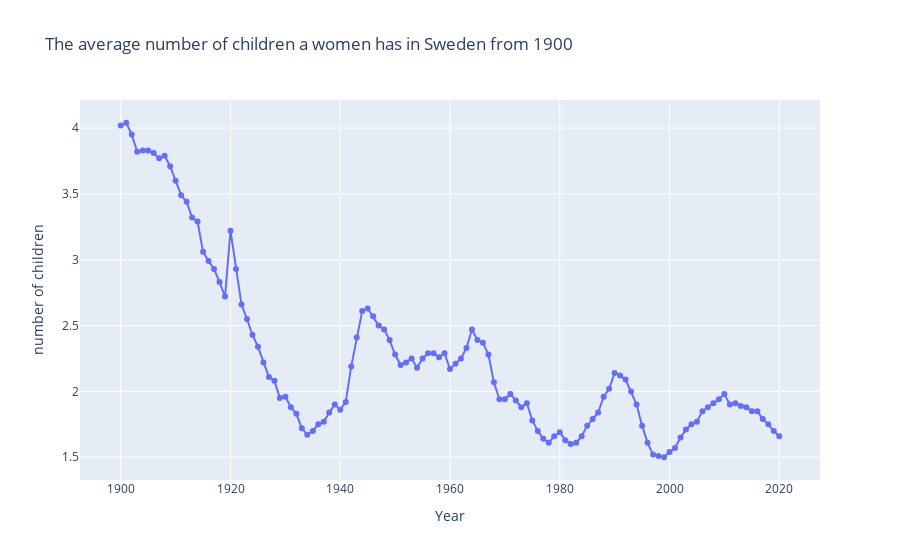

Notebook cell for this chart:
### Code cell
fig = px.line(from1900, x="År", y= "Total fertilitet", title="The average number of children a woman has in Sweden from 1900", 
               labels={"År": "Year", "Total fertilitet": "number of children"}, markers=True)
fig.show()

### Figure 1 — Plotly figure (JSON) as saved in the notebook; plotly's stock layout.template omitted (floating-point values rounded to 4 significant figures)
{"data": [{"hovertemplate": "Year=%{x}<br>number of children=%{y}<extra></extra>", "legendgroup": "", "line": {"color": "#636efa", "dash": "solid"}, "marker": {"symbol": "circle"}, "mode": "lines+markers", "name": "", "orientation": "v", "showlegend": false, "type": "scatter", "x": [1900, 1901, 1902, 1903, 1904, 1905, 1906, 1907, 1908, 1909, 1910, 1911, 1912, 1913, 1914, 1915, 1916, 1917, 1918, 1919, 1920, 1921, 1922, 1923, 1924, 1925, 1926, 1927, 1928, 1929, 1930, 1931, 1932, 1933, 1934, 1935, 1936, 1937, 1938, 1939, 1940, 1941, 1942, 1943, 1944, 1945, 1946, 1947, 1948, 1949, 1950, 1951, 1952, 1953, 1954, 1955, 1956, 1957, 1958, 1959, 1960, 1961, 1962, 1963, 1964, 1965, 1966, 1967, 1968, 1969, 1970, 1971, 1972, 1973, 1974, 1975, 1976, 1977, 1978, 1979, 1980, 1981, 1982, 1983, 1984, 1985, 1986, 1987, 1988, 1989, 1990, 1991, 1992, 1993, 1994, 1995, 1996, 1997, 1998, 1999, 2000, 2001, 2002, 2003, 2004, 2005, 2006, 2007, 2008, 2009, 2010, 2011, 2012, 2013, 2014, 2015, 2016, 2017, 2018, 2019, 2020], "xaxis": "x", "y": [4.02, 4.04, 3.95, 3.82, 3.83, 3.83, 3.81, 3.77, 3.79, 3.71, 3.6, 3.49, 3.44, 3.32, 3.29, 3.06, 2.99, 2.93, 2.83, 2.72, 3.22, 2.93, 2.66, 2.55, 2.43, 2.34, 2.22, 2.11, 2.08, 1.95, 1.96, 1.88, 1.83, 1.72, 1.67, 1.7, 1.75, 1.77, 1.84, 1.9, 1.86, 1.92, 2.19, 2.41, 2.61, 2.63, 2.57, 2.5, 2.47, 2.39, 2.28, 2.2, 2.22, 2.25, 2.18, 2.25, 2.29, 2.29, 2.26, 2.29, 2.17, 2.21, 2.25, 2.33, 2.47, 2.39, 2.37, 2.28, 2.07, 1.94, 1.94, 1.98, 1.93, 1.88, 1.91, 1.78, 1.7, 1.64, 1.61, 1.66, 1.69, 1.63, 1.6, 1.61, 1.66, 1.74, 1.79, 1.84, 1.96, 2.02, 2.14, 2.12, 2.09, 2, 1.9, 1.74, 1.61, 1.52, 1.51, 1.5, 1.54, 1.57, 1.65, 1.71, 1.75, 1.77, 1.85, 1.88, 1.91, 1.94, 1.98, 1.9, 1.91, 1.89, 1.88, 1.85, 1.85, 1.79, 1.75, 1.7, 1.66], "yaxis": "y"}], "layout": {"legend": {"tracegroupgap": 0}, "title": {"text": "The average number of children a women has in Sweden from 1900"}, "xaxis": {"anchor": "y", "domain": [0, 1], "title": {"text": "Year"}}, "yaxis": {"anchor": "x", "domain": [0, 1], "title": {"text": "number of children"}}}}
